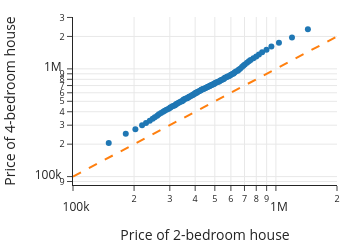

The notebook cell saved with this chart:
### Markdown cell above
Then we plot the matching percentiles on a scatter plot. We usually also show the reference line y = x to help with the comparison:

### Code cell
fig = px.scatter(perc_sfh, x='br2', y='br4', log_x=True, log_y=True,
                 labels={'br2': 'Price of 2-bedroom house',
                         'br4': 'Price of 4-bedroom house'},
                 width=350, height=250)

fig.add_trace(go.Scatter(x=[1e5, 2e6], y=[1e5, 2e6],
               mode='lines', line=dict(dash='dash')))

fig.update_layout(showlegend=False)
fig.show()
